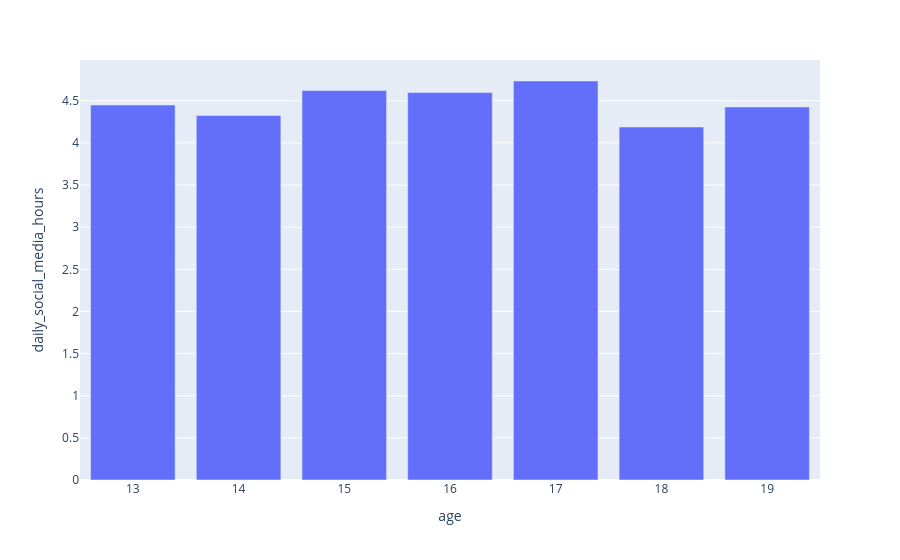

The code cell stored with this chart in its notebook:
### Code cell
fig = px.bar(
    cohort,
    x = 'age',
    y = 'daily_social_media_hours',
    barmode = 'group'
)
fig.show()

### Figure 1 — Plotly figure (JSON) as saved in the notebook; plotly's stock layout.template omitted (floating-point values rounded to 4 significant figures)
{"data": [{"alignmentgroup": "True", "hovertemplate": "age=%{x}<br>daily_social_media_hours=%{y}<extra></extra>", "legendgroup": "", "marker": {"color": "#636efa", "pattern": {"shape": ""}}, "name": "", "offsetgroup": "", "orientation": "v", "showlegend": false, "textposition": "auto", "type": "bar", "x": [15, 16, 13, 14, 19, 17, 18], "xaxis": "x", "y": [4.62, 4.597, 4.449, 4.325, 4.426, 4.735, 4.188], "yaxis": "y"}], "layout": {"barmode": "group", "legend": {"tracegroupgap": 0}, "margin": {"t": 60}, "xaxis": {"anchor": "y", "domain": [0, 1], "title": {"text": "age"}}, "yaxis": {"anchor": "x", "domain": [0, 1], "title": {"text": "daily_social_media_hours"}}}}
